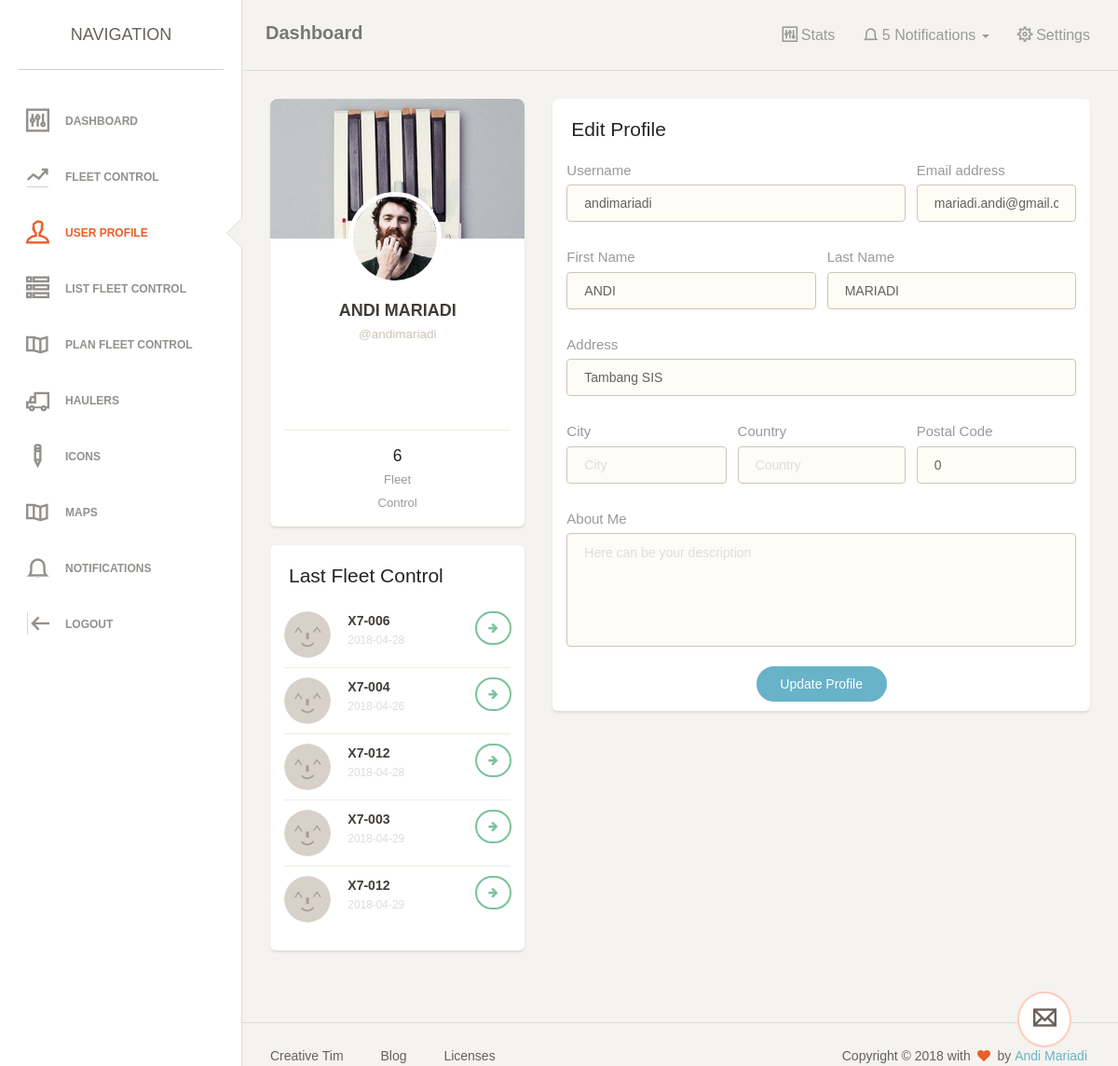
/index.php?user (signed in), run on an earlier commit of the app's database.
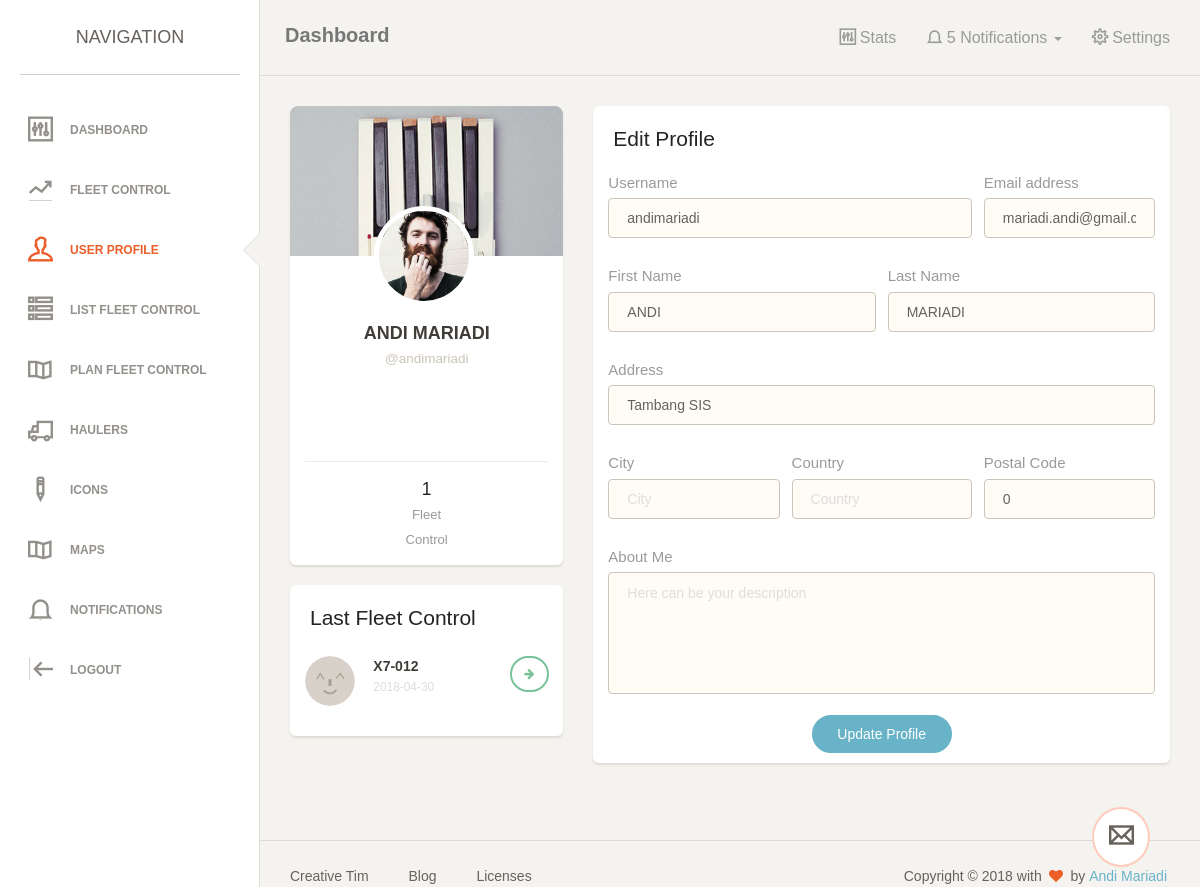
And on a later commit of the database.
### tables this page shows
CREATE TABLE IF NOT EXISTS `dispatcher` (
`id` int(10) NOT NULL,
  `first_name` varchar(50) NOT NULL,
  `last_name` varchar(50) NOT NULL,
  `username` varchar(20) NOT NULL,
  `email` varchar(100) NOT NULL,
  `address` text NOT NULL,
  `city` varchar(100) NOT NULL,
  `country` varchar(100) NOT NULL,
  `zip_code` int(10) NOT NULL,
  `about_me` text NOT NULL,
  `picture` varchar(100) NOT NULL,
  `password` varchar(100) NOT NULL
);

CREATE TABLE IF NOT EXISTS `dispatch_fleet` (
`id` int(100) NOT NULL,
  `id_dispatch` int(10) NOT NULL,
  `id_fleet` int(100) NOT NULL
);

CREATE TABLE IF NOT EXISTS `set_fleet` (
`id` int(20) NOT NULL,
  `date` date NOT NULL,
  `time` time NOT NULL,
  `shift` int(11) NOT NULL,
  `cn_loader` varchar(10) NOT NULL,
  `speed` float NOT NULL,
  `status` int(10) NOT NULL,
  `pit` int(10) NOT NULL,
  `jalur` int(10) NOT NULL,
  `area` int(10) NOT NULL,
  `material` int(10) NOT NULL,
  `disposal` varchar(100) NOT NULL,
  `coal_seam` varchar(10) NOT NULL,
  `coal_series` varchar(10) NOT NULL,
  `spv` varchar(100) NOT NULL,
  `gl_front` varchar(100) NOT NULL,
  `gl_disp` varchar(100) NOT NULL,
  `distance` int(10) NOT NULL,
  `refid` int(100) NOT NULL
);

### system/crud.php (called while the page is built, shortened)
<?php
class crud
{
	private $server = 'localhost';
	private $user = 'root';
	private $pass = '';
	private $database = 'fleet_control';
	public $connection;
	function __construct() {
		$this->connection = new mysqli($this->server, $this->user, $this->pass, $this->database);
	}
	public function query($sql='')
	{
		$query = $this->connection->query($sql) or die ($this->connection->error);
	    return $query;
	}
}
?>

### page/user.php (the view, shortened to what the changed rows need)
<?php
$id = addslashes($_SESSION['iduser']);
    $sql = $db->query("SELECT * FROM `dispatcher` WHERE `id`='{$id}'");
    while ($data = mysqli_fetch_assoc($sql)) {
        $sqla = "SELECT `id_fleet`,`cn_loader`, `date` FROM `dispatch_fleet` LEFT JOIN `set_fleet` ON `dispatch_fleet`.`id_fleet` = `set_fleet`.`id` WHERE `id_dispatch` = '{$id}' AND `set_fleet`.`id` != ''";
        $last_fleet = $sqla . " LIMIT 5";
        ?>
<div class="content">
            <div class="container-fluid">
                <div class="row">
                    <div class="col-lg-4 col-md-5">
                        <div class="card card-user">
                            <div class="image">
                                <img src="assets/img/background.jpg" alt="..."/>
                            </div>
                            <div class="content">
                                <div class="author">
                                  <img class="avatar border-white" src="assets/img/faces/face-2.jpg" alt="..."/>
                                  <h4 class="title"><?php echo $data['first_name'] . ' ' . $data['last_name'];?><br />
                                     <a href="#"><small>@<?php echo $data['username'];?></small></a>
                                  </h4>
                                </div>
                            </div>
                            <hr>
                            <div class="text-center">
                                <div class="row">
                                    <div class="col-md-3 col-md-offset-1">
                                    </div>
                                    <div class="col-md-4">
                                        <h5><?php echo mysqli_num_rows($db->query($sqla));?><br /><small>Fleet Control</small></h5>
                                    </div>
                                    <div class="col-md-3">
                                    </div>
                                </div>
                            </div>
                        </div>
                        <div class="card">
                            <div class="header">
                                <h4 class="title">Last Fleet Control</h4>
                            </div>
                            <div class="content">
                                <ul class="list-unstyled team-members">
                                    <?php
                                    $sql_fleet = $db->query($last_fleet);
                                    while ($value = mysqli_fetch_assoc($sql_fleet)) { ?>
                                            <li>
                                                <div class="row">
                                                    <div class="col-xs-3">
                                                        <div class="avatar">
                                                            <img src="assets/img/faces/face-0.jpg" alt="Circle Image" class="img-circle img-no-padding img-responsive">
                                                        </div>
                                                    </div>
                                                    <div class="col-xs-6">
                                                        <strong><?php echo $value['cn_loader'];?></strong>
                                                        <br />
                                                        <span class="text-muted"><small><?php echo $value['date'];?></small></span>
                                                    </div>
                                                    <div class="col-xs-3 text-right">
                                                        <a href="?fleet_detail&<?php echo $value['id_fleet'];?>" class="btn btn-sm btn-success btn-icon"><i class="fa fa-arrow-right"></i></a>
                                                    </div>
                                                </div>
                                            </li>
                                    <?php } ?>
                            </div>
                        </div>
                    </div>
                    <div class="col-lg-8 col-md-7">
                        <div class="card">
                            <div class="header">
                                <h4 class="title">Edit Profile</h4>
                            </div>
                            <div class="content">
                                <form method="post">
                                    <div class="row">
                                        <div class="col-md-8">
                                            <div class="form-group">
                                                <label>Username</label>
                                                <input type="text" class="form-control border-input" name="username" placeholder="Username" value="<?php echo $data['username'];?>">
                                            </div>
                                        </div>
                                        <div class="col-md-4">
                                            <div class="form-group">
                                                <label for="exampleInputEmail1">Email address</label>
                                                <input type="email" class="form-control border-input" name="email" placeholder="Email" value="<?php echo $data['email'];?>">
                                            </div>
                                        </div>
                                    </div>
                                    <div class="row">
                                        <div class="col-md-6">
                                            <div class="form-group">
                                                <label>First Name</label>
                                                <input type="text" class="form-control border-input" name="firstname" placeholder="Company" value="<?php echo $data['first_name'];?>">
                                            </div>
                                        </div>
                                        <div class="col-md-6">
                                            <div class="form-group">
                                                <label>Last Name</label>
                                                <input type="text" class="form-control border-input" name="lastname" placeholder="Last Name" value="<?php echo $data['last_name'];?>">
                                            </div>
                                        </div>
                                    </div>
                                    <div class="row">
                                        <div class="col-md-12">
                                            <div class="form-group">
                                                <label>Address</label>
                                                <input type="text" class="form-control border-input" name="address" placeholder="Home Address" value="<?php echo $data['address'];?>">
                                            </div>
                                        </div>
                                    </div>
                                    <div class="row">
                                        <div class="col-md-4">
                                            <div class="form-group">
                                                <label>City</label>
                                                <input type="text" class="form-control border-input" name="city" placeholder="City" value="<?php echo $data['city'];?>">
                                            </div>
                                        </div>
                                        <div class="col-md-4">
                                            <div class="form-group">
                                                <label>Country</label>
                                                <input type="text" class="form-control border-input" name="country" placeholder="Country" value="<?php echo $data['country'];?>">
                                            </div>
                                        </div>
                                        <div class="col-md-4">
                                            <div class="form-group">
                                                <label>Postal Code</label>
                                                <input type="number" class="form-control border-input" name="zip" placeholder="ZIP Code" value="<?php echo $data['zip_code'];?>">
                                            </div>
                                        </div>
                                    </div>
                                    <div class="row">
                                        <div class="col-md-12">
                                            <div class="form-group">
                                                <label>About Me</label>
                                                <textarea rows="5" name="about" class="form-control border-input" placeholder="Here can be your description"><?php echo $data['about_me'];?></textarea>
                                            </div>
                                        </div>
                                    </div>
                                    <div class="text-center">
                                        <button type="submit" class="btn btn-info btn-fill btn-wd" name="save">Update Profile</button>
                                    </div>
                                </form>
                            </div>
                        </div>
                    </div>
                </div>
            </div>
        </div>
<?php } ?>

What changed in the data, as far as the page shows it:
removed dispatch_fleet: set_fleet.cn_loader "X7-003", set_fleet.date "2018-04-29"
removed dispatch_fleet: set_fleet.cn_loader "X7-012", set_fleet.date "2018-04-29"
changed dispatcher "ANDI": loses dispatch_fleet (set_fleet.cn_loader "X7-006", set_fleet.date "2018-04-28"); loses dispatch_fleet (set_fleet.cn_loader "X7-004", set_fleet.date "2018-04-26"); loses dispatch_fleet (set_fleet.cn_loader "X7-012", set_fleet.date "2018-04-28"); gains dispatch_fleet (set_fleet.cn_loader "X7-012", set_fleet.date "2018-04-30"); mysqli_num_rows($db->query($sqla)) "6" → "1"
